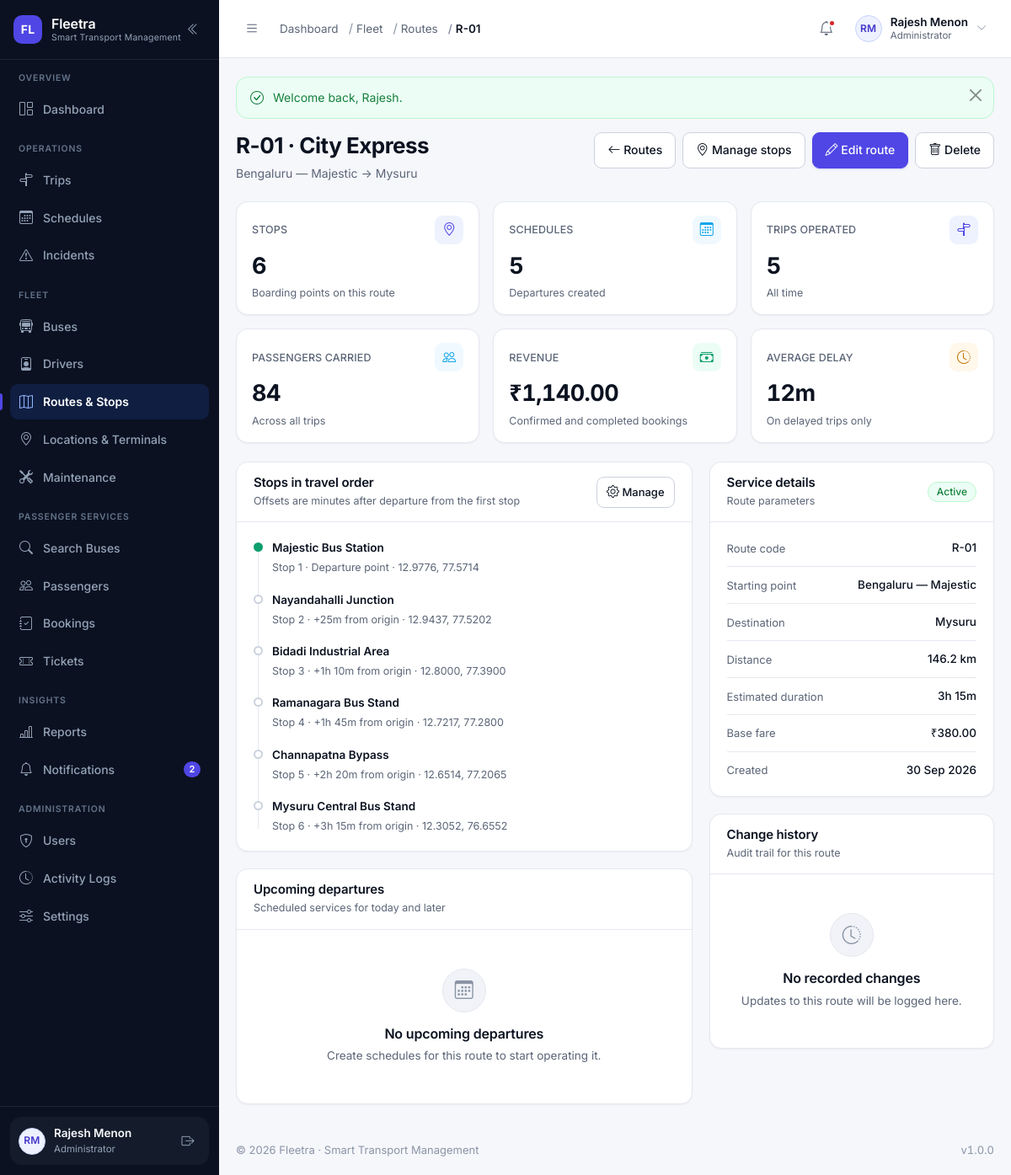
/modules/routes/view.php?id=1 (signed in), run on the app's committed database.
### tables this page shows
CREATE TABLE users (
    id            INT UNSIGNED NOT NULL AUTO_INCREMENT,
    name          VARCHAR(120)  NOT NULL,
    email         VARCHAR(160)  NOT NULL,
    phone         VARCHAR(20)   DEFAULT NULL,
    password      VARCHAR(255)  NOT NULL COMMENT 'password_hash() output — never plain text',
    role          VARCHAR(30)   NOT NULL DEFAULT 'passenger'
                  COMMENT 'admin | manager | dispatcher | driver | passenger (VARCHAR so new roles need no migration)',
    profile_image VARCHAR(255)  DEFAULT NULL,
    status        ENUM('active','inactive','suspended','deleted') NOT NULL DEFAULT 'active',
    last_login    DATETIME      DEFAULT NULL,
    created_at    DATETIME      NOT NULL DEFAULT CURRENT_TIMESTAMP,
    updated_at    DATETIME      NOT NULL DEFAULT CURRENT_TIMESTAMP ON UPDATE CURRENT_TIMESTAMP,
    PRIMARY KEY (id),
    UNIQUE KEY uq_users_email (email),
    KEY idx_users_role (role),
    KEY idx_users_status (status)
);

CREATE TABLE stops (
    id             INT UNSIGNED NOT NULL AUTO_INCREMENT,
    route_id       INT UNSIGNED NOT NULL,
    stop_name      VARCHAR(140) NOT NULL,
    stop_order     SMALLINT UNSIGNED NOT NULL DEFAULT 1,
    latitude       DECIMAL(10,7) DEFAULT NULL,
    longitude      DECIMAL(10,7) DEFAULT NULL,
    arrival_offset SMALLINT UNSIGNED NOT NULL DEFAULT 0 COMMENT 'Minutes after route departure',
    created_at     DATETIME NOT NULL DEFAULT CURRENT_TIMESTAMP,
    PRIMARY KEY (id),
    UNIQUE KEY uq_stops_route_order (route_id, stop_order),
    KEY idx_stops_route (route_id),
    CONSTRAINT fk_stops_route FOREIGN KEY (route_id) REFERENCES routes (id) ON DELETE CASCADE
);

CREATE TABLE routes (
    id                 INT UNSIGNED NOT NULL AUTO_INCREMENT,
    route_code         VARCHAR(20)  NOT NULL,
    route_name         VARCHAR(140) NOT NULL,
    source             VARCHAR(120) NOT NULL,
    destination        VARCHAR(120) NOT NULL,
    distance           DECIMAL(7,2) NOT NULL DEFAULT 0.00 COMMENT 'Kilometres',
    estimated_duration SMALLINT UNSIGNED NOT NULL DEFAULT 0 COMMENT 'Minutes',
    base_fare          DECIMAL(8,2) NOT NULL DEFAULT 0.00,
    status             ENUM('active','inactive') NOT NULL DEFAULT 'active',
     
    operator_name            VARCHAR(160) DEFAULT NULL COMMENT 'Operating state transport undertaking / operator',
    route_type               VARCHAR(40)  DEFAULT NULL COMMENT 'Intrastate | Interstate | City',
    service_type             VARCHAR(60)  DEFAULT NULL COMMENT 'State Transport, Express, ...',
    origin_terminal_ref      VARCHAR(48)  DEFAULT NULL COMMENT 'Workbook terminal id for the boarding terminal',
    destination_terminal_ref VARCHAR(48)  DEFAULT NULL COMMENT 'Workbook terminal id for the arrival terminal',
    origin_city              VARCHAR(120) DEFAULT NULL,
    destination_city         VARCHAR(120) DEFAULT NULL,
    external_ref             VARCHAR(48)  DEFAULT NULL COMMENT 'Stable id from the source workbook (dedupe key)',
    data_source              VARCHAR(16)  NOT NULL DEFAULT 'manual' COMMENT 'manual | excel',
    created_at         DATETIME     NOT NULL DEFAULT CURRENT_TIMESTAMP,
    updated_at         DATETIME     NOT NULL DEFAULT CURRENT_TIMESTAMP ON UPDATE CURRENT_TIMESTAMP,
    PRIMARY KEY (id),
    UNIQUE KEY uq_routes_code (route_code),
     
    UNIQUE KEY uq_routes_external_ref (external_ref),
    KEY idx_routes_status (status),
    KEY idx_routes_source_destination (source, destination),
    KEY idx_routes_origin_city (origin_city),
    KEY idx_routes_destination_city (destination_city),
    KEY idx_routes_data_source (data_source)
);

### modules/routes/view.php (the view, shortened to what the rows shown need)
<?php
require_once __DIR__ . '/../../includes/permissions.php';
require_permission('routes.view');
$routeId = get_int('id');
$route = db_one(
    'SELECT r.*,
            (SELECT COUNT(*) FROM schedules s WHERE s.route_id = r.id) AS schedule_count,
            (SELECT COUNT(*) FROM stops st WHERE st.route_id = r.id) AS stop_count
       FROM routes r
      WHERE r.id = ?
      LIMIT 1',
    [$routeId]
);
$canManage = can('routes.manage');
$stops = route_stops($routeId);
$deleteForm = $canManage
    ? '<form method="post" action="' . e(url('modules/routes/delete.php?id=' . $routeId)) . '" class="d-inline"
              data-confirm="Routes with schedules or bookings are retired instead of deleted."
              data-confirm-title="Delete route ' . e($route['route_code']) . '?"
              data-confirm-button="Delete route">
           ' . csrf_field() . '
           <button type="submit" class="btn btn-outline-secondary">
               <i class="bi bi-trash" aria-hidden="true"></i> Delete
           </button>
       </form>'
    : '';
$actions = '<a class="btn btn-outline-secondary" href="' . e(url('modules/routes/index.php')) . '">
                <i class="bi bi-arrow-left" aria-hidden="true"></i> Routes
            </a>';
if ($canManage) {
    $actions .= '<a class="btn btn-outline-secondary" href="' . e(url('modules/routes/stops.php?route_id=' . $routeId)) . '">
                     <i class="bi bi-geo-alt" aria-hidden="true"></i> Manage stops
                 </a>
                 <a class="btn btn-primary" href="' . e(url('modules/routes/edit.php?id=' . $routeId)) . '">
                     <i class="bi bi-pencil" aria-hidden="true"></i> Edit route
                 </a>' . $deleteForm;
}
require __DIR__ . '/../../includes/header.php';
?>
<?= render_page_header(
    $route['route_code'] . ' · ' . $route['route_name'],
    $route['source'] . ' → ' . $route['destination'],
    $actions
) ?>
<div class="grid-main-side">
    <div>
        <div class="card-fl">
            <div class="card-fl__header">
                <div>
                    <h2 class="card-fl__title">Stops in travel order</h2>
                </div>
            </div>
            <?php if ($stops === []): ?>
                <?= empty_state(
                    'No stops defined yet',
                    'Add boarding points so passengers know where they can join this service.',
                    'bi-geo-alt',
                    $canManage
                        ? '<a class="btn btn-primary btn-sm" href="' . e(url('modules/routes/stops.php?route_id=' . $routeId)) . '">Add stops</a>'
                        : ''
                ) ?>
            <?php else: ?>
                <div class="card-fl__body">
                    <ul class="timeline">
                        <?php foreach ($stops as $index => $stop): ?>
                            <li class="timeline__item<?= $index === 0 ? ' timeline__item--done' : '' ?>">
                                <p class="timeline__title"><?= e($stop['stop_name']) ?></p>
                                <p class="timeline__meta">
                                    Stop <?= (int) $stop['stop_order'] ?> &middot;
                                    <?= (int) $stop['arrival_offset'] === 0
                                        ? 'Departure point'
                                        : '+' . e(format_duration((int) $stop['arrival_offset'])) . ' from origin' ?>
                                    <?php if ($stop['latitude'] !== null): ?>
                                        &middot; <?= e(number_format((float) $stop['latitude'], 4)) ?>,
                                        <?= e(number_format((float) $stop['longitude'], 4)) ?>
                                    <?php endif; ?>
                                </p>
                            </li>
                        <?php endforeach; ?>
                    </ul>
                </div>
            <?php endif; ?>
        </div>
        <div class="card-fl">
            <div class="card-fl__header">
                <div>
                    <h2 class="card-fl__title">Upcoming departures</h2>
                </div>
            </div>
        </div>
    </div>
    <div>
        <div class="card-fl">
            <div class="card-fl__header">
                <div>
                    <h2 class="card-fl__title">Service details</h2>
                    <p class="card-fl__subtitle">Route parameters</p>
                </div>
                <?= status_badge($route['status']) ?>
            </div>
            <div class="card-fl__body">
                <ul class="fact-list">
                    <li>
                        <span class="fact-list__label">Route code</span>
                        <span class="fact-list__value"><?= e($route['route_code']) ?></span>
                    </li>
                    <li>
                        <span class="fact-list__label">Starting point</span>
                        <span class="fact-list__value"><?= e($route['source']) ?></span>
                    </li>
                    <li>
                        <span class="fact-list__label">Destination</span>
                        <span class="fact-list__value"><?= e($route['destination']) ?></span>
                    </li>
                    <li>
                        <span class="fact-list__label">Distance</span>
                        <span class="fact-list__value"><?= e(number_format((float) $route['distance'], 1)) ?> km</span>
                    </li>
                    <li>
                        <span class="fact-list__label">Estimated duration</span>
                        <span class="fact-list__value"><?= e(format_duration((int) $route['estimated_duration'])) ?></span>
                    </li>
                    <li>
                        <span class="fact-list__label">Base fare</span>
                        <span class="fact-list__value"><?= e(money($route['base_fare'])) ?></span>
                    </li>
                    <li>
                        <span class="fact-list__label">Created</span>
                        <span class="fact-list__value"><?= e(format_date((string) $route['created_at'])) ?></span>
                    </li>
                </ul>
            </div>
        </div>
        <div class="card-fl">
            <div class="card-fl__header">
                <div>
                    <h2 class="card-fl__title">Change history</h2>
                </div>
            </div>
        </div>
    </div>
</div>
<?php require __DIR__ . '/../../includes/footer.php'; ?>

### includes/sidebar.php (shortened to what the rows shown need)
<?php
$navUser        = current_user();
?>
<aside class="sidebar" id="appSidebar" aria-label="Main navigation">
    <div class="sidebar__footer">
        <div class="sidebar-user">
            <a class="sidebar-user__link" href="<?= e(url('profile.php')) ?>" title="Open my profile">
                <?= avatar_markup($navUser, 'sm') ?>
                <span class="sidebar-user__text">
                    <span class="sidebar-user__name"><?= e($navUser['name'] ?? 'Guest') ?></span>
                    <span class="sidebar-user__role"><?= e(role_label(current_role())) ?></span>
                </span>
            </a>
        </div>
    </div>
</aside>

### includes/functions.php (shortened to what the rows shown need)
<?php
require_once __DIR__ . '/../config/database.php';
function url(string $path = ''): string
{
    return BASE_URL . ltrim($path, '/');
}
function e(mixed $value): string
{
    return htmlspecialchars((string) ($value ?? ''), ENT_QUOTES | ENT_SUBSTITUTE, 'UTF-8');
}
function get_int(string $key, int $default = 0, int $min = 0): int
{
    $value = filter_var($_GET[$key] ?? null, FILTER_VALIDATE_INT);
    return $value === false ? $default : max($min, (int) $value);
}
function format_date(?string $date, string $format = 'd M Y'): string
{
    $timestamp = strtotime($date);
    return $timestamp ? date($format, $timestamp) : '—';
}
function money(mixed $amount, bool $withSymbol = true): string
{
    $formatted = number_format((float) $amount, 2);
    return $withSymbol ? APP_CURRENCY . $formatted : $formatted;
}
function format_duration(int|float|null $minutes): string
{
    $minutes = (int) round((float) $minutes);
    $hours = intdiv($minutes, 60);
    $mins  = $minutes % 60;
    return trim(($hours > 0 ? $hours . 'h ' : '') . ($mins > 0 ? $mins . 'm' : '')) ?: '0m';
}
function initials(?string $name): string
{
    $name  = trim((string) $name);
    $parts    = preg_split('/\s+/', $name) ?: [];
    $initials = '';
    foreach ($parts as $part) {
        $initials .= strtoupper(substr($part, 0, 1));
        if (strlen($initials) === 2) {
            break;
        }
    }
    return $initials !== '' ? $initials : 'FL';
}
function labelize(?string $value): string
{
    return ucwords(str_replace(['_', '-'], ' ', (string) $value));
}
function status_variant(?string $status): string
{
    $key = strtolower(str_replace([' ', '-'], '_', (string) $status));
    $map = [
        'active'        => 'success',
        'available'     => 'success',
        'enabled'       => 'success',
        'inactive'      => 'muted',
        'disabled'      => 'muted',
        'retired'       => 'muted',
        'maintenance'   => 'warning',
        'in_service'    => 'warning',
        'scheduled'     => 'info',
        'upcoming'      => 'info',
        'due'           => 'warning',
        'overdue'       => 'danger',
        'in_progress'   => 'info',
        'routine'       => 'muted',
        'repair'        => 'warning',
        'boarding'      => 'info',
        'running'       => 'primary',
        'on_time'       => 'success',
        'delayed'       => 'warning',
        'completed'     => 'success',
        'cancelled'     => 'danger',
        'canceled'      => 'danger',
        'missed'        => 'danger',
        'diverted'      => 'warning',
        'valid'         => 'success',
        'trip'          => 'info',
        'delay'         => 'warning',
        'booking'       => 'primary',
        'emergency'     => 'danger',
        'system'        => 'muted',
        'confirmed'     => 'success',
        'pending'       => 'warning',
        'paid'          => 'success',
        'unpaid'        => 'warning',
        'partial'       => 'warning',
        'failed'        => 'danger',
        'refunded'      => 'muted',
        'expired'       => 'danger',
        'used'          => 'muted',
        'checked_in'    => 'info',
        'no_show'       => 'muted',
        'on_leave'      => 'warning',
        'suspended'     => 'danger',
        'terminated'    => 'danger',
        'resigned'      => 'muted',
        'low'           => 'info',
        'medium'        => 'warning',
        'high'          => 'danger',
        'critical'      => 'danger',
        'open'          => 'warning',
        'investigating' => 'warning',
        'resolved'      => 'success',
        'closed'        => 'muted',
    ];
    return $map[$key] ?? 'muted';
}
function status_badge(?string $status, ?string $label = null): string
{
    $status = (string) $status;
    return '<span class="badge-status badge-' . e(status_variant($status)) . '">'
        . e($label ?? labelize($status)) . '</span>';
}
function upload_url(?string $filename, string $folder): ?string
{
    if (empty($filename)) {
        return null;
    }
    return url('uploads/' . trim($folder, '/') . '/' . $filename);
}
function avatar_markup(?array $user, string $size = 'sm'): string
{
    $name = (string) ($user['name'] ?? '');
    $url  = upload_url($user['profile_image'] ?? null, 'profiles');
    return '<span class="avatar avatar--' . e($size) . '" aria-hidden="true">'
        . e(initials($name)) . '</span>';
}
function render_page_header(string $title, string $subtitle = '', string $actionsHtml = ''): string
{
    $html = '<div class="page-head"><div class="page-head__text">';
    $html .= '<h1 class="page-title">' . e($title) . '</h1>';
    if ($subtitle !== '') {
        $html .= '<p class="page-subtitle">' . e($subtitle) . '</p>';
    }
    $html .= '</div>';
    if ($actionsHtml !== '') {
        $html .= '<div class="page-head__actions">' . $actionsHtml . '</div>';
    }
    return $html . '</div>';
}

### includes/topbar.php (shortened to what the rows shown need)
<?php
$topbarUser     = current_user();
?>
<header class="topbar">
    <div class="topbar__right">
        <div class="dropdown">
            <button class="user-menu" type="button" data-bs-toggle="dropdown"
                    aria-expanded="false" aria-haspopup="true">
                <?= avatar_markup($topbarUser, 'sm') ?>
                <span class="user-menu__text">
                    <span class="user-menu__name"><?= e($topbarUser['name'] ?? 'Guest') ?></span>
                    <span class="user-menu__role"><?= e(role_label(current_role())) ?></span>
                </span>
                <i class="bi bi-chevron-down user-menu__caret" aria-hidden="true"></i>
            </button>
        </div>
    </div>
</header>

### data on the page
users: name "RM RM", name "Rajesh Menon", role "Administrator"
stops: stop_name "Majestic Bus Station", stop_order "1", arrival_offset "Departure point", latitude "12.9776", longitude "77.5714"
stops: stop_name "Nayandahalli Junction", stop_order "2", arrival_offset "25m", latitude "12.9437", longitude "77.5202"
stops: stop_name "Bidadi Industrial Area", stop_order "3", arrival_offset "1h 10m", latitude "12.8000", longitude "77.3900"
stops: stop_name "Ramanagara Bus Stand", stop_order "4", arrival_offset "1h 45m", latitude "12.7217", longitude "77.2800"
stops: stop_name "Channapatna Bypass", stop_order "5", arrival_offset "2h 20m", latitude "12.6514", longitude "77.2065"
stops: stop_name "Mysuru Central Bus Stand", stop_order "6", arrival_offset "3h 15m", latitude "12.3052", longitude "76.6552"
routes: status "Active", route_code "R-01", source "Bengaluru — Majestic", destination "Mysuru", distance "146.2", estimated_duration "3h 15m", base_fare "₹380.00", created_at "30 Sep 2026"

### other printed values
FLEETRA_NAME "Fleetra"
FLEETRA_TAGLINE "Smart Transport Management"
$group['section'] "OVERVIEW"
$label "Dashboard"
$group['section'] "OPERATIONS"
$label "Trips"
$label "Schedules"
$label "Incidents"
$group['section'] "FLEET"
$label "Buses"
$label "Drivers"
$label "Routes & Stops"
$label "Locations & Terminals"
$label "Maintenance"
$group['section'] "PASSENGER SERVICES"
